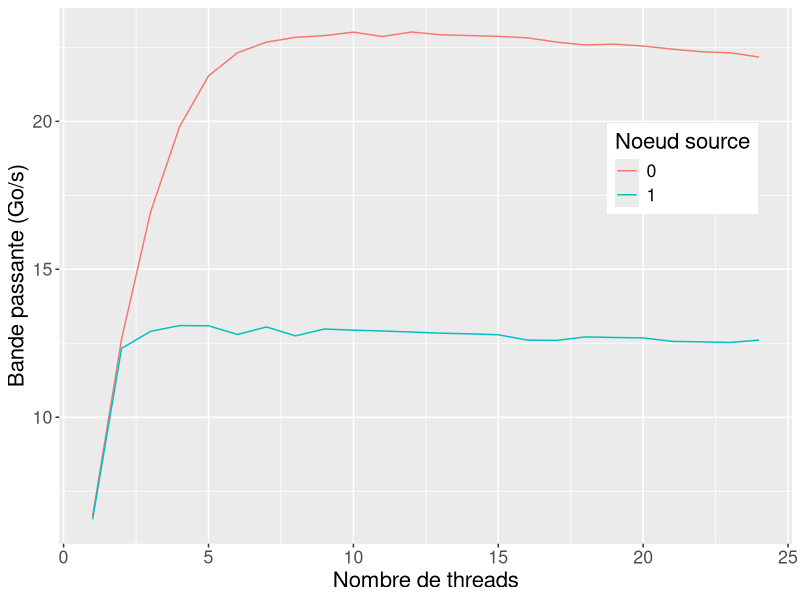

Write R code to recreate this figure.
library(ggplot2)
library(plyr)
library(dplyr)
library(lattice)
library(reshape)

frameall = read.table("./all_data_bandwidth_load.dat", header=TRUE)
avg_time = ddply(frameall, c("Exp", "Dest", "total_cores", "kernel", "threads_on_node", "size"), summarize, mean_time=mean(Time), Std=sd(Time), Nxp=length(Exp))
avg_bandwidth = transform(avg_time, bandwidth_gb=(size/mean_time)/1000000)
shrinked=select(avg_bandwidth, -(mean_time:Nxp))
shrinked=select(shrinked, -(threads_on_node))
sum_bandwidth = ddply(shrinked, c("Exp", "Dest", "total_cores", "kernel", "size"), summarize, full_bandwidth=sum(bandwidth_gb))

sum_bandwidth$Dest = as.character(sum_bandwidth$Dest)


sum_bandwidth

#Graph for distribution


pdf("link_saturation_brunch.pdf", width = 10, height=6)


myplot = ggplot(sum_bandwidth, aes(x=total_cores, y = full_bandwidth, colour=Dest))
#myplot = myplot + geom_bar(stat="identity", position=position_dodge())
#myplot = myplot + geom_point(aes(shape=Access, colour=kernel))
myplot = myplot + geom_line()
#myplot = myplot + expand_limits(y=0)
#myplot = myplot + facet_wrap(~Blocksize, ncol=2)
#myplot = myplot + theme(legend.position="right", legend.title=element_text(size=14), legend.text=element_text(size=13), axis.text=element_text(size=12))
myplot = myplot + theme(legend.position=c(0.85, 0.70), text = element_text(size=16))
#myplot = myplot + ggtitle("Bande passante à partir du nœud 0")
myplot = myplot + scale_colour_discrete(name="Noeud source")
myplot = myplot + ylab("Bande passante (Go/s)")
myplot = myplot + xlab("Nombre de threads")

print(myplot)
dev.off()
quit()
